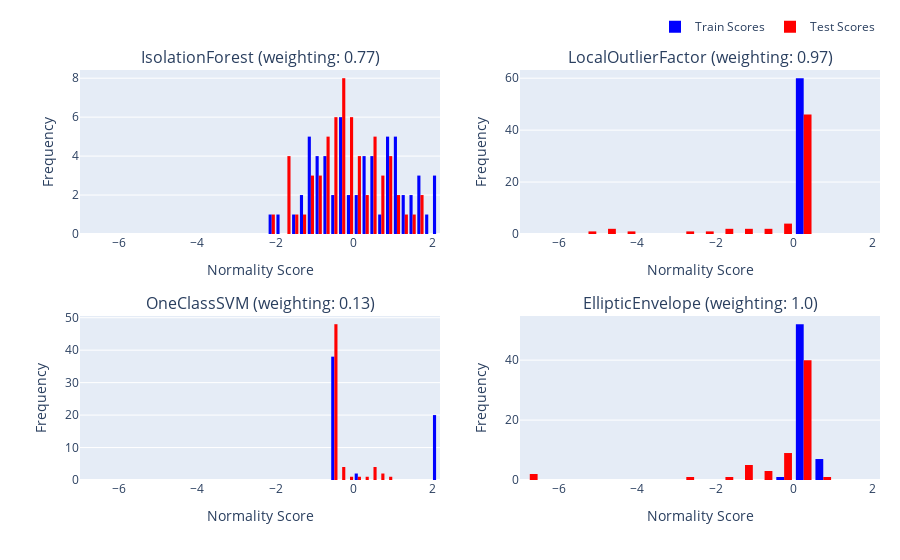
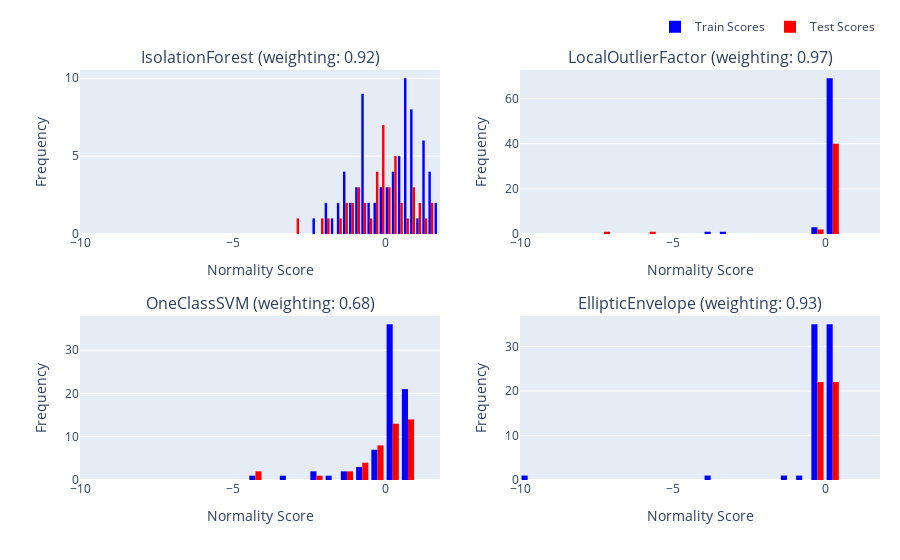

Write notebook code for charts like these, in order.
### Code cell
from plotly.subplots import make_subplots
import plotly.graph_objects as go
from CNDE import Models
import pickle
from CNDE import perform_CNDE, test_ensemble
import pandas as pd
import numpy as np

def plot_scores(Model1, Model2, score_type='ecs', normalise=True, name=None):
    type = name.split('_')[1]
    df_unscaled_train = pd.read_csv(f'Unscaled/df_train_{type}.csv')
    
    ECS_scores1 = []
    ECS_scores2 = []
    model_names = []
    weights = []
    for model in Model1.models:
        model_names.append(model)
        ECS_scores1.append(Model1.models[model]['ecs'])
        ECS_scores2.append(Model2.models[model]['ecs'])
        weights.append((Model1.models[model]['weights'] + Model2.models[model]['weights'])/2)

    # Normality scores: concat model scores and normalise
    # normality_scores = np.concatenate((Model1.normality_scores, Model2.normality_scores))

    # Only record model weights to 2 decimal places
    plot_names = [f'{model_names[i]} (weighting: {round(weights[i], 2)})' for i in range(len(model_names))]
    # Plot ECS scores
    fig = make_subplots(rows=2, cols=2, subplot_titles=plot_names, vertical_spacing=0.2, horizontal_spacing=0.1)

    for i, model in enumerate(model_names):
        if score_type == 'ecs':
            train_scores1 = ECS_scores1[i][:len(df_unscaled_train)]
            test_scores1 = ECS_scores1[i][len(df_unscaled_train):]
            train_scores2 = ECS_scores2[i][:len(df_unscaled_train)]
            test_scores2 = ECS_scores2[i][len(df_unscaled_train):]

        if normalise:
            # Concatenate train and test scores
            all_scores = np.concatenate((train_scores1, test_scores1, train_scores2, test_scores2))
            # Standardise scores
            train_scores1 = (train_scores1 - np.mean(all_scores))/np.std(all_scores)
            test_scores1 = (test_scores1 - np.mean(all_scores))/np.std(all_scores)
            train_scores2 = (train_scores2 - np.mean(all_scores))/np.std(all_scores)
            test_scores2 = (test_scores2 - np.mean(all_scores))/np.std(all_scores)


        # mean and std
        mean = np.mean(train_scores1)
        std = np.std(train_scores1)
        
        # Any values below -4 std are set to -4 std
        # train_scores1[train_scores2 < mean - 4*std] = mean - 4*std
        # test_scores1[test_scores2 <  mean - 4*std] = mean - 4*std

        if i == 0:
            legend = True
        else:
            legend = False

        train_scores = np.concatenate((train_scores1, train_scores2))
        test_scores = np.concatenate((test_scores1, test_scores2))

        fig.add_trace(go.Histogram(x=train_scores, nbinsx=25, marker=dict(color='blue'), showlegend=legend,
                                name='Train Scores'), row=i//2+1, col=i%2+1)

        fig.add_trace(go.Histogram(x=test_scores, nbinsx=25, marker=dict(color='red'), showlegend=legend,
                                    name='Test Scores'), row=i//2+1, col=i%2+1)
        
        
        # axis labels
        fig.update_xaxes(title_text='Normality Score', row=i//2+1, col=i%2+1)
        fig.update_yaxes(title_text='Frequency', row=i//2+1, col=i%2+1)
    
    fig.update_layout(legend=dict(
        orientation="h",
        yanchor="bottom",
        y=1.07,
        xanchor="right",
        x=1
    ))
    fig.update_layout(margin=dict(t=20, r=20))


    # Share x and y axes
    fig.update_xaxes(matches='x')

    fig.show()
    fig.write_image(f'Results/model_dists_{name}.png', width=1200, height=500, scale=4)
    

Model_freq_1 = pickle.load(open('Models/Model_frequency_1.pkl', 'rb'))
Model_freq_2 = pickle.load(open('Models/Model_frequency_2.pkl', 'rb'))
norm_scores_freq = plot_scores(Model_freq_1, Model_freq_2, score_type='ecs', normalise=True, name='normalised_frequency')

Model_sleep_1 = pickle.load(open('Models/Model_sleep_1.pkl', 'rb'))
Model_sleep_2 = pickle.load(open('Models/Model_sleep_2.pkl', 'rb'))
norm_scores_sleep = plot_scores(Model_sleep_1, Model_sleep_2, score_type='ecs', normalise=True, name='normalised_sleep')

### Figure 1 — Plotly figure (JSON) as saved in the notebook; plotly's stock layout.template omitted (floating-point values rounded to 4 significant figures)
{"data": [{"marker": {"color": "blue"}, "name": "Train Scores", "nbinsx": 25, "showlegend": true, "type": "histogram", "x": [0.9003, 1.988, 1.635, 0.6907, -1.389, 1.614, 1.451, 2.093, 1.275, 2.153, -0.3891, 0.2935, -0.1648, 0.352, 0.2595, 0.1156, 0.8468, -0.7126, -0.8434, -0.657, -0.3515, 1.156, -1.039, -2.19, -0.564, 1.649, 1.186, 0.8713, 2.172, -1.172, 1.182, 1.005, 0.9693, 0.4601, -0.4209, 1.26, -0.9168, 1.139, 0.04745, 1.559, 0.2562, -0.8112, 0.4318, -1.529, -0.3523, -0.8728, 0.5533, -0.2381, -0.6074, -1.078, -1.868, 0.5813, -1.1, -1.145, -1.209, 0.9937, -0.6897, -0.2532, -0.09083, -0.3646], "xaxis": "x", "yaxis": "y"}, {"marker": {"color": "red"}, "name": "Test Scores", "nbinsx": 25, "showlegend": true, "type": "histogram", "x": [1.481, 1.743, 1.205, 0.08009, -0.339, -0.1533, 0.1906, 0.498, 0.03125, -1.697, 0.3682, -0.3063, -0.1567, 1.703, 0.4046, -0.507, -0.7481, -0.1156, 0.8987, 0.5633, 0.9397, 0.6311, -0.02596, 0.2156, 0.7956, 0.9986, 1.082, 1.048, 0.9092, 0.43, -0.7792, -0.2347, 0.6812, -0.662, -0.504, -0.9805, -0.9575, -0.1454, 0.5484, -1.393, -1.578, -1.122, -0.7598, -0.3203, -0.4775, -0.3798, -1.081, -1.728, -1.722, -0.5073, -0.5702, -0.6013, -1.648, -2.071, -1.148, -0.5969, -0.2532, -0.1958, -0.2245, -0.2245, 0.1806, -0.8341], "xaxis": "x", "yaxis": "y"}, {"marker": {"color": "blue"}, "name": "Train Scores", "nbinsx": 25, "showlegend": false, "type": "histogram", "x": [0.2746, 0.2746, 0.2746, 0.2746, 0.2746, 0.2746, 0.2746, 0.2746, 0.2746, 0.2746, 0.2713, 0.2746, 0.2746, 0.2746, 0.2746, 0.2746, 0.2746, 0.1972, 0.2752, 0.2824, 0.2746, 0.2746, 0.2746, 0.118, 0.2746, 0.2746, 0.2824, 0.2824, 0.2746, 0.2824, 0.3577, 0.3577, 0.3577, 0.3577, 0.3577, 0.2551, 0.3577, 0.3577, 0.3577, 0.3577, 0.3577, 0.3577, 0.3577, 0.3577, 0.3577, 0.2551, 0.3577, 0.3577, 0.3577, 0.2789, 0.3577, 0.2551, 0.3577, 0.3577, 0.3577, 0.3577, 0.3577, 0.3563, 0.3577, 0.3577], "xaxis": "x2", "yaxis": "y2"}, {"marker": {"color": "red"}, "name": "Test Scores", "nbinsx": 25, "showlegend": false, "type": "histogram", "x": [0.2824, 0.2746, 0.2746, -0.009764, 0.2416, 0.245, 0.245, 0.245, 0.1483, -0.1167, 0.2746, 0.2231, 0.2746, 0.2746, 0.2383, 0.2491, -1.762, -2.518, -5.014, -0.6875, -4.74, 0.2494, -1.264, 0.2486, 0.2824, 0.2726, 0.2717, 0.2702, 0.2681, 0.2824, 0.2539, 0.3577, 0.3577, 0.3577, -0.1884, 0.2505, 0.3577, 0.2162, 0.3577, 0.3172, -0.04102, 0.3577, 0.3469, 0.3577, 0.3577, 0.3577, 0.1528, -1.651, -2.38, -4.732, -0.7522, -4.468, 0.3171, -1.332, 0.315, 0.31, 0.3389, 0.3397, 0.34, 0.3397, 0.2519, 0.3347], "xaxis": "x2", "yaxis": "y2"}, {"marker": {"color": "blue"}, "name": "Train Scores", "nbinsx": 25, "showlegend": false, "type": "histogram", "x": [2.191, 2.148, -0.5413, -0.5605, -0.5572, -0.4863, -0.5147, 2.146, -0.5009, -0.5087, -0.5623, -0.532, -0.5563, -0.5547, -0.5085, 2.15, -0.5189, -0.5631, -0.5629, 2.147, -0.5583, 2.19, -0.5567, -0.5632, -0.5397, 2.15, 0.1351, 2.149, 2.15, 2.15, 2.193, 2.148, -0.532, -0.5483, -0.547, -0.4539, -0.5247, -0.4758, -0.4994, 2.146, -0.5475, -0.5293, 2.149, -0.5466, -0.4944, -0.5508, -0.5221, 2.149, 2.193, -0.552, -0.5485, -0.5425, -0.5448, 2.149, -0.5356, 2.149, 2.149, 0.1613, -0.5481, 2.147], "xaxis": "x3", "yaxis": "y3"}, {"marker": {"color": "red"}, "name": "Test Scores", "nbinsx": 25, "showlegend": false, "type": "histogram", "x": [-0.5272, -0.1983, -0.3185, -0.5633, -0.5628, -0.5558, -0.5624, -0.5527, -0.5629, -0.5633, -0.5401, -0.5631, -0.5588, -0.5495, -0.5624, -0.5631, -0.5633, -0.5633, -0.5633, -0.5633, -0.5633, -0.5622, -0.5633, -0.2143, -0.536, 0.5465, 0.5439, 0.4909, 0.3962, -0.5623, -0.5626, -0.5259, -0.2614, -0.3687, -0.5521, -0.552, -0.5464, -0.5517, -0.5476, -0.5517, -0.5521, -0.5426, -0.552, -0.5487, -0.5427, -0.5514, -0.552, -0.5521, -0.5521, -0.5521, -0.5521, -0.5521, -0.5519, -0.5521, 0.02595, -0.5116, 0.8477, 0.7714, 0.6441, 0.4836, -0.5519, -0.5515], "xaxis": "x3", "yaxis": "y3"}, {"marker": {"color": "blue"}, "name": "Train Scores", "nbinsx": 25, "showlegend": false, "type": "histogram", "x": [0.1669, 0.1669, 0.4697, 0.256, 0.3738, 0.5292, 0.2833, 0.1669, 0.4702, 0.4129, 0.2712, 0.5234, 0.4469, 0.2149, 0.4595, 0.1669, 0.5247, 0.05455, 0.4667, 0.1669, 0.2278, 0.1669, 0.3515, 0.1228, 0.5045, 0.1669, 0.2836, 0.1669, 0.1669, 0.1669, 0.1669, 0.1669, 0.4384, 0.4558, 0.1766, 0.5852, -0.06122, 0.4168, 0.5203, 0.1669, 0.1461, 0.4012, 0.1669, 0.07821, 0.3126, 0.4049, 0.1368, 0.1669, 0.1669, 0.04899, 0.1715, 0.5521, 0.3005, 0.1669, 0.4083, 0.1669, 0.1669, 0.2882, 0.329, 0.1669], "xaxis": "x4", "yaxis": "y4"}, {"marker": {"color": "red"}, "name": "Test Scores", "nbinsx": 25, "showlegend": false, "type": "histogram", "x": [0.4679, 0.4784, 0.4529, -0.04722, 0.1395, 0.2744, 0.3281, 0.4381, 0.2379, 0.1582, 0.4428, 0.1057, 0.1682, -0.2474, 0.4629, 0.3194, -1.762, -2.643, -6.831, -1.027, -6.761, 0.2965, -1.335, 0.1122, 0.3671, 0.2503, 0.2678, 0.2808, 0.2894, 0.068, 0.4395, 0.1274, 0.5378, 0.2024, -0.1831, -0.5147, -0.01844, -0.02111, 0.3263, 0.338, -0.6824, 0.07952, 0.3751, -0.03564, -0.7582, 0.05525, 0.1288, -0.2128, -1.129, -1.447, -0.293, -1.339, 0.06378, -0.497, 0.308, 0.1609, 0.2941, 0.3124, 0.3264, 0.3358, 0.0387, 0.2327], "xaxis": "x4", "yaxis": "y4"}], "layout": {"annotations": [{"font": {"size": 16}, "showarrow": false, "text": "IsolationForest (weighting: 0.77)", "x": 0.225, "xanchor": "center", "xref": "paper", "y": 1, "yanchor": "bottom", "yref": "paper"}, {"font": {"size": 16}, "showarrow": false, "text": "LocalOutlierFactor (weighting: 0.97)", "x": 0.775, "xanchor": "center", "xref": "paper", "y": 1, "yanchor": "bottom", "yref": "paper"}, {"font": {"size": 16}, "showarrow": false, "text": "OneClassSVM (weighting: 0.13)", "x": 0.225, "xanchor": "center", "xref": "paper", "y": 0.4, "yanchor": "bottom", "yref": "paper"}, {"font": {"size": 16}, "showarrow": false, "text": "EllipticEnvelope (weighting: 1.0)", "x": 0.775, "xanchor": "center", "xref": "paper", "y": 0.4, "yanchor": "bottom", "yref": "paper"}], "legend": {"orientation": "h", "x": 1, "xanchor": "right", "y": 1.07, "yanchor": "bottom"}, "margin": {"r": 20, "t": 20}, "xaxis": {"anchor": "y", "domain": [0, 0.45], "matches": "x", "title": {"text": "Normality Score"}}, "xaxis2": {"anchor": "y2", "domain": [0.55, 1], "matches": "x", "title": {"text": "Normality Score"}}, "xaxis3": {"anchor": "y3", "domain": [0, 0.45], "matches": "x", "title": {"text": "Normality Score"}}, "xaxis4": {"anchor": "y4", "domain": [0.55, 1], "matches": "x", "title": {"text": "Normality Score"}}, "yaxis": {"anchor": "x", "domain": [0.6, 1], "title": {"text": "Frequency"}}, "yaxis2": {"anchor": "x2", "domain": [0.6, 1], "title": {"text": "Frequency"}}, "yaxis3": {"anchor": "x3", "domain": [0, 0.4], "title": {"text": "Frequency"}}, "yaxis4": {"anchor": "x4", "domain": [0, 0.4], "title": {"text": "Frequency"}}}}

### Figure 2 — Plotly figure (JSON) as saved in the notebook; plotly's stock layout.template omitted (floating-point values rounded to 4 significant figures)
{"data": [{"marker": {"color": "blue"}, "name": "Train Scores", "nbinsx": 25, "showlegend": true, "type": "histogram", "x": [1.308, 1.592, -0.6928, 0.6613, -0.752, -1.301, 0.0451, 0.6851, -0.9884, 1.593, 1.339, 1.544, 0.05555, -1.331, -1.048, -1.157, 0.6343, 1.323, 0.9517, -1.236, -0.7931, 1.312, 0.58, 0.4818, -1.424, -1.362, 0.5048, -1.415, 0.9492, 0.2112, 0.6349, 1.351, 0.6026, 0.7251, 0.9845, 1.689, 1.715, 0.7112, 0.7419, -1.92, 1.461, -1.913, -0.2593, -0.4475, -0.1299, -2.261, 1.047, 0.3617, 0.3793, -1.77, -0.618, -0.1144, 0.05626, -0.6599, 0.8054, 0.2437, -0.4979, -0.7211, 0.4043, 0.9205, -0.9862, -0.2726, -0.04934, -0.6015, -0.9088, 0.4825, 1.256, 0.6749, 0.6651, -0.6387, -0.613, 0.9558, 0.9148, 0.9281], "xaxis": "x", "yaxis": "y"}, {"marker": {"color": "red"}, "name": "Test Scores", "nbinsx": 25, "showlegend": true, "type": "histogram", "x": [1.436, 0.4974, -1.362, -1.585, -0.3212, 1.038, 1.488, 0.9214, -0.8177, 0.2728, -0.345, 0.3941, 0.1809, 1.297, 1.126, -0.06658, 0.3312, -0.2809, -1.332, 0.08163, -0.9745, -0.5103, 0.7049, -0.6797, -0.1826, -0.8289, -0.004961, 0.2125, 0.5022, 0.3426, -0.07773, 0.01435, -2.039, -1.173, -0.3344, 0.9218, 0.8264, -0.1905, -0.7964, -1.913, -0.1958, -1.041, -2.961, -0.1756], "xaxis": "x", "yaxis": "y"}, {"marker": {"color": "blue"}, "name": "Train Scores", "nbinsx": 25, "showlegend": false, "type": "histogram", "x": [0.1428, 0.1428, 0.07499, 0.1451, 0.2655, 0.1451, 0.2655, 0.2655, -3.099, 0.2655, 0.2655, 0.2655, 0.2655, 0.2655, 0.2655, 0.2655, 0.152, 0.1428, 0.2655, -0.1348, 0.2655, 0.2655, 0.1451, 0.2655, 0.1982, 0.1863, 0.152, -0.3593, 0.2655, 0.1451, 0.2655, 0.1428, 0.2655, 0.2655, 0.2655, 0.2655, 0.2655, 0.2011, 0.2011, 0.2011, 0.2011, -0.1603, 0.1364, 0.1364, 0.1767, -3.735, 0.1767, 0.1767, 0.2011, 0.1364, 0.2011, 0.2011, 0.2011, 0.1364, 0.2011, 0.1767, 0.1767, 0.1767, 0.1767, 0.2011, 0.1364, 0.2011, 0.1729, 0.1364, 0.2011, 0.1767, 0.2011, 0.1767, 0.2011, 0.1364, 0.1364, 0.1767, 0.1767, 0.1767], "xaxis": "x2", "yaxis": "y2"}, {"marker": {"color": "red"}, "name": "Test Scores", "nbinsx": 25, "showlegend": false, "type": "histogram", "x": [0.1428, 0.2655, -0.03069, -0.1822, 0.1451, 0.2655, 0.2655, 0.2655, 0.04152, 0.1451, 0.1428, 0.2655, 0.1428, 0.2655, 0.1428, 0.2655, 0.1428, 0.2655, 0.2655, 0.1428, -5.998, 0.2655, 0.2011, 0.1364, 0.01783, 0.1767, 0.1767, 0.1767, 0.1767, 0.1767, 0.2011, 0.2011, 0.1364, 0.1364, 0.2011, 0.1767, 0.2011, 0.2011, 0.1509, 0.1364, 0.187, 0.1364, -7.34, 0.2011], "xaxis": "x2", "yaxis": "y2"}, {"marker": {"color": "blue"}, "name": "Train Scores", "nbinsx": 25, "showlegend": false, "type": "histogram", "x": [0.8309, 0.7897, -1.335, 0.0875, 0.1111, 0.1265, -0.3529, 0.1121, -4.468, 0.884, 0.6257, 0.4314, 0.6549, 0.1292, 0.4864, 0.2885, 0.3403, 0.5729, 0.5442, -1.723, 0.1262, 0.7128, -0.05725, 0.4146, 0.05267, 0.06384, 0.4764, -2.343, 0.2318, 0.1121, 0.818, 0.6551, 0.8055, 0.816, 0.6336, 0.8384, 0.9274, 0.9767, 0.5805, 0.1329, 0.3547, -2.058, -0.104, -0.6183, -0.5679, -3.166, 0.7798, 0.2543, 0.2826, -1.24, 0.1204, 0.4713, 0.4269, -0.3035, 0.3922, 0.008341, 0.1146, -0.7108, 0.3552, 0.1172, -0.3394, 0.1095, 0.05228, -0.185, 0.1204, -0.09956, 0.1189, 0.3965, 0.7811, 0.1719, 0.1225, 0.4746, 0.6305, 0.9606], "xaxis": "x3", "yaxis": "y3"}, {"marker": {"color": "red"}, "name": "Test Scores", "nbinsx": 25, "showlegend": false, "type": "histogram", "x": [0.7517, 0.7799, -0.05637, -2.071, -0.3645, 0.4875, 0.6232, 0.5688, -0.9627, 0.1475, 0.3614, 0.3917, 0.03504, 0.6291, 0.8465, 0.3959, 0.7339, 0.5979, 0.2302, 0.845, -4.244, 0.7742, 0.9717, 0.03895, -0.1555, -0.2674, -0.8004, -0.15, 0.09429, 0.1078, 0.5725, -0.031, -1.155, -0.9148, -0.6168, 0.3547, 0.976, -0.1847, 0.2038, -1.17, 0.1223, -0.3576, -4.272, 0.7987], "xaxis": "x3", "yaxis": "y3"}, {"marker": {"color": "blue"}, "name": "Train Scores", "nbinsx": 25, "showlegend": false, "type": "histogram", "x": [-0.1156, -0.1155, -0.6069, -0.1162, -0.1163, -0.2565, -0.12, -0.1166, -3.615, -0.1164, -0.1157, -0.1171, -0.1159, -0.1174, -0.2137, -0.2257, -0.1172, -0.1161, -0.1161, -0.2833, -0.1162, -0.1159, -0.1169, -0.1175, -0.2674, -0.2696, -0.1175, -0.123, -0.1168, -0.1158, -0.1157, -0.1173, -0.1198, -0.117, -0.1195, -0.1155, -0.1159, 0.4167, 0.4159, -1.056, 0.4165, 0.3968, 0.4162, 0.414, 0.4152, -9.632, 0.4155, 0.4158, 0.4158, 0.4059, 0.4158, 0.4167, 0.4167, 0.4152, 0.4164, 0.415, 0.416, 0.4073, 0.4149, 0.4164, 0.4149, 0.4165, 0.4164, 0.415, 0.4157, 0.4143, 0.4157, 0.4134, 0.4098, 0.4096, 0.4158, 0.4071, 0.4161, 0.4156], "xaxis": "x4", "yaxis": "y4"}, {"marker": {"color": "red"}, "name": "Test Scores", "nbinsx": 25, "showlegend": false, "type": "histogram", "x": [-0.1161, -0.1182, -0.2838, -0.2396, -0.1171, -0.1164, -0.1162, -0.1177, -0.12, -0.1191, -0.1654, -0.1278, -0.1232, -0.1163, -0.1197, -0.1169, -0.1205, -0.1249, -0.2507, -0.1212, -0.1708, -0.1531, 0.4152, 0.4139, 0.4162, 0.4154, 0.4133, 0.415, 0.4167, 0.4089, 0.4132, 0.4136, 0.2279, 0.3934, 0.4046, 0.415, 0.4029, 0.4042, 0.3962, 0.368, 0.4164, 0.3898, 0.1251, 0.4168], "xaxis": "x4", "yaxis": "y4"}], "layout": {"annotations": [{"font": {"size": 16}, "showarrow": false, "text": "IsolationForest (weighting: 0.92)", "x": 0.225, "xanchor": "center", "xref": "paper", "y": 1, "yanchor": "bottom", "yref": "paper"}, {"font": {"size": 16}, "showarrow": false, "text": "LocalOutlierFactor (weighting: 0.97)", "x": 0.775, "xanchor": "center", "xref": "paper", "y": 1, "yanchor": "bottom", "yref": "paper"}, {"font": {"size": 16}, "showarrow": false, "text": "OneClassSVM (weighting: 0.68)", "x": 0.225, "xanchor": "center", "xref": "paper", "y": 0.4, "yanchor": "bottom", "yref": "paper"}, {"font": {"size": 16}, "showarrow": false, "text": "EllipticEnvelope (weighting: 0.93)", "x": 0.775, "xanchor": "center", "xref": "paper", "y": 0.4, "yanchor": "bottom", "yref": "paper"}], "legend": {"orientation": "h", "x": 1, "xanchor": "right", "y": 1.07, "yanchor": "bottom"}, "margin": {"r": 20, "t": 20}, "xaxis": {"anchor": "y", "domain": [0, 0.45], "matches": "x", "title": {"text": "Normality Score"}}, "xaxis2": {"anchor": "y2", "domain": [0.55, 1], "matches": "x", "title": {"text": "Normality Score"}}, "xaxis3": {"anchor": "y3", "domain": [0, 0.45], "matches": "x", "title": {"text": "Normality Score"}}, "xaxis4": {"anchor": "y4", "domain": [0.55, 1], "matches": "x", "title": {"text": "Normality Score"}}, "yaxis": {"anchor": "x", "domain": [0.6, 1], "title": {"text": "Frequency"}}, "yaxis2": {"anchor": "x2", "domain": [0.6, 1], "title": {"text": "Frequency"}}, "yaxis3": {"anchor": "x3", "domain": [0, 0.4], "title": {"text": "Frequency"}}, "yaxis4": {"anchor": "x4", "domain": [0, 0.4], "title": {"text": "Frequency"}}}}
